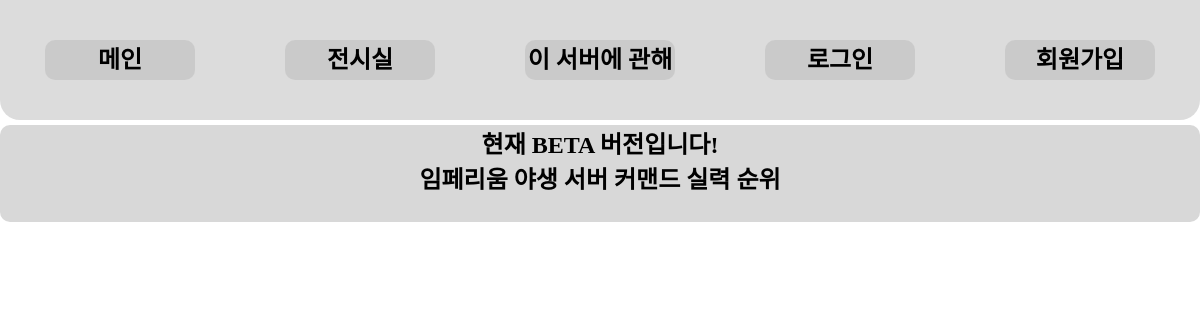
Before: /command_ranking/ with the older database file.
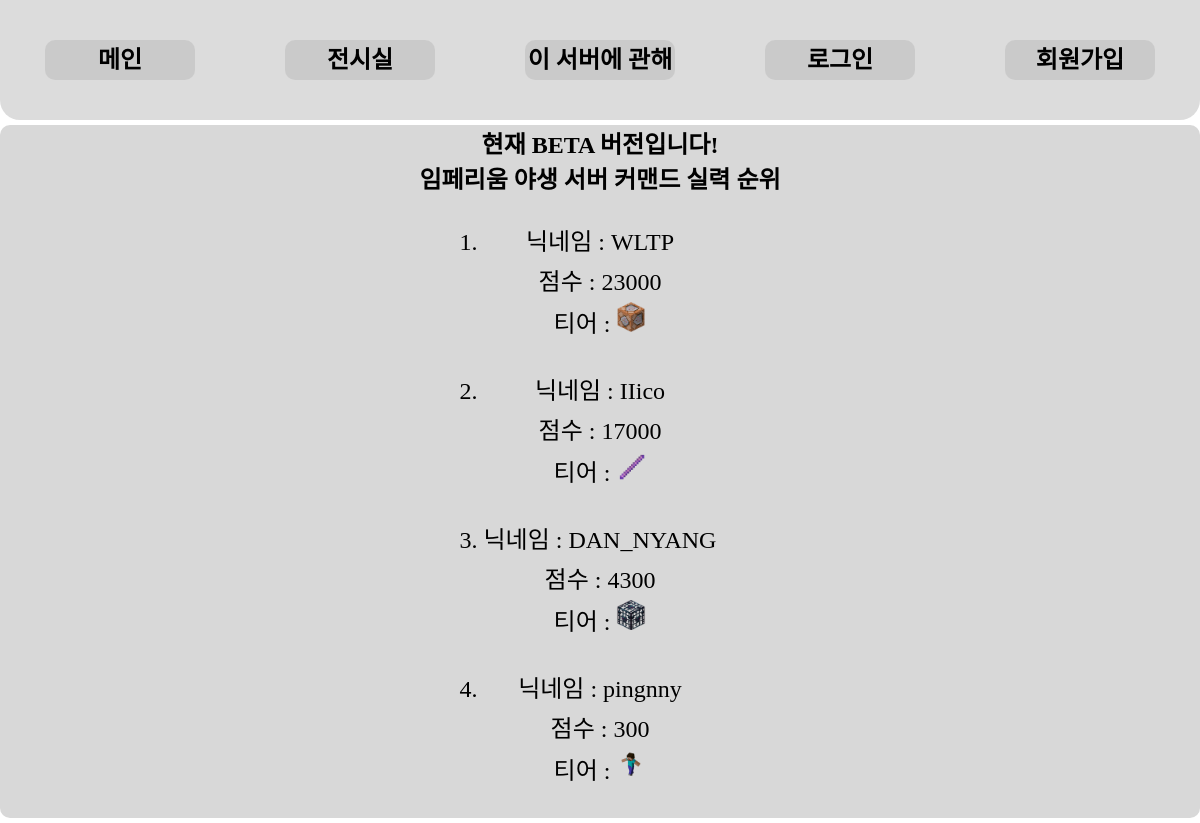
After: the same page with the newer database file.
### command_ranking/models.py (models this page shows, shortened)
class Player(models.Model):
    nickname = models.CharField(max_length=255)
    point = models.CharField(max_length=255)
    rank = models.IntegerField(default=0)
    tier = models.ImageField(blank=True, null=True)

### command_ranking/views.py (the view)
# urls.py: path('command_ranking/', command_ranking_main, name='command_ranking'),
def command_ranking_main(request):
    players = Player.objects.all().order_by("rank")
    content = {"players": players}
    return render(request, "command_ranking/index.html", content)

### templates/command_ranking/index.html
{% extends 'base.html' %}
{% block content %}
<div class="content2">
    <h1>현재 BETA 버전입니다!</h1>
    <h2>임페리움 야생 서버 커맨드 실력 순위</h2>
    <br>
    <ol>
        {% for player in players %}
        <li>
            <div>
                닉네임 : {{ player.nickname }}
            </div>
            <div>
                점수 : {{ player.point }}
            </div>
            <div>
                티어 : <img src = "{{ player.tier.url }}" style="height: 30px; width: 30px;">
            </div>
        </li>
        <br>
        {% endfor %}
    </ol>
</div>
{% endblock %}

Changed rows visible on the page:
added Player: nickname "WLTP", point "23000", tier (picture)
added Player: nickname "IIico", point "17000", tier (picture)
added Player: nickname "DAN_NYANG", point "4300", tier (picture)
added Player: nickname "pingnny", point "300", tier (picture)
